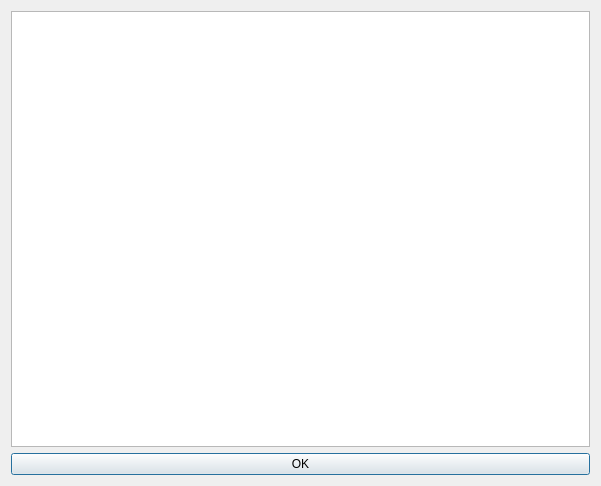
<?xml version="1.0" encoding="UTF-8"?>
<ui version="4.0">
 <class>WhitelistForm</class>
 <widget class="QDialog" name="WhitelistForm">
  <property name="geometry">
   <rect>
    <x>0</x>
    <y>0</y>
    <width>601</width>
    <height>486</height>
   </rect>
  </property>
  <property name="windowTitle">
   <string>Whitelist</string>
  </property>
  <layout class="QVBoxLayout" name="verticalLayout">
   <item>
    <widget class="QListWidget" name="listWidget"/>
   </item>
   <item>
    <widget class="QPushButton" name="pushButton">
     <property name="text">
      <string>OK</string>
     </property>
    </widget>
   </item>
  </layout>
 </widget>
 <resources/>
 <connections/>
</ui>
